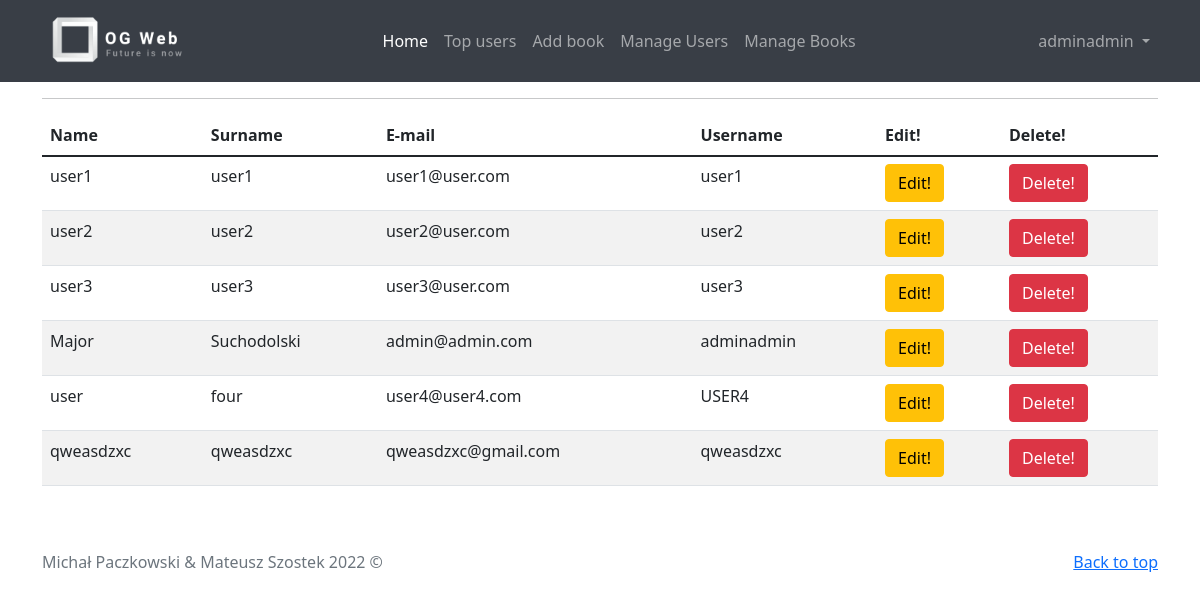
The app's page /admin_user (signed in) with its own data.
### app.py (models this page shows)
class User(db.Model, UserMixin):
    id = db.Column(db.Integer, primary_key=True, autoincrement=True)
    username = db.Column(db.String(15), unique=True, nullable=False)
    email = db.Column(db.String(50), unique=True, nullable=False)
    password = db.Column(db.String(80), nullable=False)
    name = db.Column(db.String(50), nullable=False)
    surname = db.Column(db.String(50), nullable=False)
    isAdmin = db.Column(db.Boolean, nullable=False , default=False)
    login_counter = db.Column(db.Integer, nullable=False , default=0)

### app.py (the view)
@app.route('/admin_user', methods=['GET', 'POST'])
@login_required
def admin_user():
    if current_user.isAdmin:
        users = User.query.all()
        return render_template('admin_user.html', users = users)
    else:
        return "You are not an admin"

### app.py (called while the page is built)
@login_menager.user_loader
def load_user(user_id):
    return User.query.get(int(user_id))

### templates/admin_user.html (shortened to what this page needs)
{% extends "base.html" %}
{% block head %}
{{ super() }}
{% endblock %}
  {% block content %}
  <div class="container">
    <hr>
    <table class="table table-striped">
      <thead>
        <tr>
          <th scope="col">Name</th>
          <th scope="col">Surname</th>
          <th scope="col">E-mail</th>
          <th scope="col">Username</th>
          <th scope="col">Edit!</th>
          <th scope="col">Delete!</th>
        </tr>
      </thead>
      <tbody>
        <tr>
          {% for user in users %}
        <tr>
          <td> {{ user.name }}</td>
          <td> {{ user.surname }}</td>
          <td> {{ user.email }}</td>
          <td> {{ user.username }}</td>
          <td><a href="/edit_user/{{ user.id }}" class="btn btn-warning ">Edit!</a></td>
          <td><a href="/delete_user/{{ user.id }}" class="btn btn-danger ">Delete!</a></td>
        </tr>
        {% endfor %}
        </tr>
      </tbody>
    </table>
  </div>
  {% endblock %}
  {% block footer %}
  {{ super() }}
  {% endblock %}

### templates/base.html (shortened to what this page needs)
<!DOCTYPE html>
<html lang="en">
<head>
    {% block head %}
    <link href="https://cdn.jsdelivr.net/npm/bootstrap@5.1.3/dist/css/bootstrap.min.css" rel="stylesheet"
>
    {% endblock %}
</head>
<body>
    <div id="navbar">
        {% block navbar %}
        <nav class="navbar navbar-expand-lg navbar-dark" style="background-color: #393e46">
            <div class="container">
                <a class="navbar-brand" href="{{ url_for('home') }}"><img
                        src="{{  url_for('static', filename='img/logo_transparent.png') }}" alt="Logo" class="img-fluid"
                        width="150px" height="100px" /></a>
                <div class="collapse navbar-collapse" id="navbarNavDropdown">
                    <ul class="navbar-nav mx-auto">
                        <li class="nav-item">
                            <a class="nav-link active" href="{{ url_for('home') }}">Home</a>
                        </li>
                        <li class="nav-item">
                            <a class="nav-link" href="{{ url_for('top_user_login') }}">Top users</a>
                        </li>
                        {% if current_user.is_authenticated %}
                        <li class="nav-item">
                            <a class="nav-link" href="{{ url_for('add_book')}}">Add book</a>
                        </li>
                        {% endif %}
                        {% if current_user.isAdmin %}
                        <li class="nav-item">
                            <a class="nav-link" href="{{ url_for('admin_user') }}">Manage Users</a>
                        </li>
                        <li class="nav-item">
                            <a class="nav-link" href="{{ url_for('admin_book') }}">Manage Books</a>
                        </li>
                        {% endif %}
                    </ul>
                    {% if current_user.is_authenticated %}
                    <ul class="navbar-nav">
                        <li class="nav-item dropdown">
                            <a class="nav-link dropdown-toggle" href="#" id="navbarDropdownMenuLink" role="button"
                                data-bs-toggle="dropdown" aria-expanded="false">
                                {{ current_user.username }}
                            </a>
                        </li>
                    </ul>
                    {% else %}
                    <div class="d-flex">
                        <a class="btn btn-secondary" href="{{url_for('login')}}">Login</a> &nbsp;
                        <a class="btn btn-secondary" href="{{url_for('register')}}">Register</a>
                        <ul class="dropdown-menu">
                    </div>
                    {% endif %}
                </div>
            </div>
        </nav>
        {% endblock %}
    </div>
    <div id="content">
        {% block content %}
        {% endblock %}
    </div>
    <div id="footer">
        {% block footer %}
        <footer class="text-muted py-5" style="position: relative; bottom: 0; width: 100%;">
            <div class="container">
                <p class="float-end mb-1">
                    <a href="#">Back to top</a>
                </p>
                <p class="mb-1">Michał Paczkowski & Mateusz Szostek 2022 &copy;</p>
            </div>
        </footer>
        {% endblock %}
    </div>
</body>
</html>

### records on screen
User: username "adminadmin", name "Major", surname "Suchodolski", email "admin@admin.com"
User: name "user1", surname "user1", email "user1@user.com", username "user1"
User: name "user2", surname "user2", email "user2@user.com", username "user2"
User: name "user3", surname "user3", email "user3@user.com", username "user3"
User: name "user", surname "four", email "user4@user4.com", username "USER4"
User: name "qweasdzxc", surname "qweasdzxc", email "qweasdzxc@gmail.com", username "qweasdzxc"
